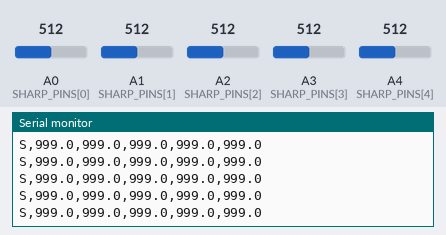
This sketch was run on a simulated Arduino Uno, built with avr-gcc and run on an emulated ATmega328P. Shown: the last lines printed to the serial monitor. The inputs (shaded band) are chosen by the test bench; at power-on: A0 (SHARP_PINS[0]) = 512, A1 (SHARP_PINS[1]) = 512, A2 (SHARP_PINS[2]) = 512, A3 (SHARP_PINS[3]) = 512, A4 (SHARP_PINS[4]) = 512.

Above: at 1.2 s.
1.3 s: A0 (SHARP_PINS[0]) set to 491
4.3 s: A0 (SHARP_PINS[0]) set to 466
At 5.2 s:
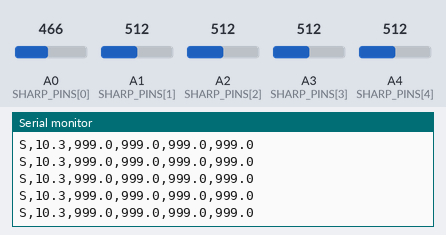
7.3 s: A1 (SHARP_PINS[1]) set to 460
At 8.1 s:
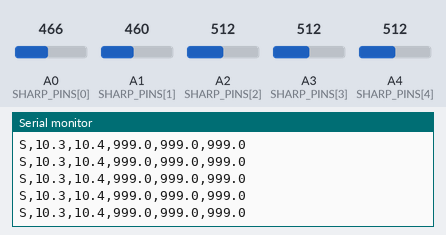
14.8 s: A2 (SHARP_PINS[2]) set to 488
17.8 s: A2 (SHARP_PINS[2]) set to 464
At 18.8 s:
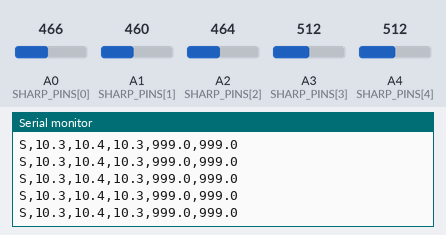
Timing chart, 0 to 20.3 s (numbered marks = the images above; inputs shaded):
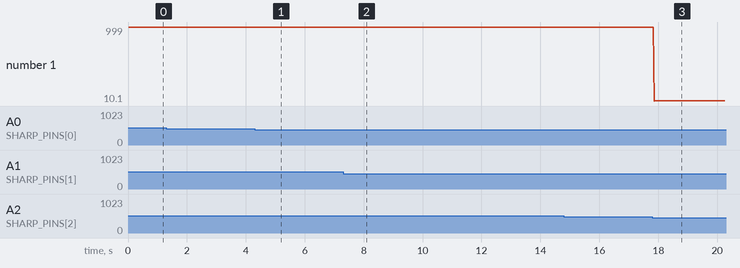

The sketch:

uno_c.ino
```cpp
/*
 * ============================================================
 *  우노 C 코드
 *  역할: SHARP 2Y0A21 ×5 거리 측정 + UART 송신
 * ============================================================
 *  핀 연결:
 *    SHARP 1 (전방 중앙)  → A0
 *    SHARP 2 (전방 좌)    → A1
 *    SHARP 3 (전방 우)    → A2
 *    SHARP 4 (측면 좌)    → A3
 *    SHARP 5 (측면 우)    → A4
 *    SHARP VCC            → 5V
 *    SHARP GND            → GND
 *    TX (Pin 1)           → 메가 RX3 (Pin 15)
 *
 *  UART 전송 포맷 (20ms 주기):
 *    S,<D1>,<D2>,<D3>,<D4>,<D5>\n
 *    예) S,45.2,32.1,38.7,55.0,60.3\n
 *
 *    D1~D5: SHARP 1~5 거리값 (cm)
 *           범위 초과(>80cm 또는 <10cm) 시 999.0
 *
 *  [SHARP 2Y0A21 비선형 보정]
 *  ADC 전압 → 거리 변환:
 *    distance(cm) = 27.728 * pow(voltage, -1.2045)
 *    (10~80cm 범위 내 실험적 근사식)
 * ============================================================
 */

#include <math.h>

// ── 핀 설정 ─────────────────────────────────────────────────
const uint8_t SHARP_PINS[5] = {A0, A1, A2, A3, A4};
// ────────────────────────────────────────────────────────────

// ── 설정값 ──────────────────────────────────────────────────
const uint8_t  AVG_SAMPLES  = 8;      // 노이즈 평균화 샘플 수
const float    V_REF        = 5.0;    // 아두이노 기준 전압
const uint16_t ADC_MAX      = 1023;
const float    DIST_MIN     = 10.0;   // SHARP 유효 범위 최소 (cm)
const float    DIST_MAX     = 80.0;   // SHARP 유효 범위 최대 (cm)
const uint16_t SEND_INTERVAL = 20;    // UART 전송 주기 (ms)
// ────────────────────────────────────────────────────────────

// ── ADC → 전압 → 거리 변환 ───────────────────────────────────
float adcToDistance(uint8_t pin) {
  // 노이즈 평균화
  uint32_t sum = 0;
  for (uint8_t i = 0; i < AVG_SAMPLES; i++) {
    sum += analogRead(pin);
    delayMicroseconds(100);
  }
  float adcVal = (float)sum / AVG_SAMPLES;

  // ADC → 전압
  float voltage = adcVal * V_REF / ADC_MAX;

  if (voltage < 0.1) return 999.0;  // 센서 미연결 또는 범위 초과

  // 전압 → 거리 (SHARP 2Y0A21 근사식)
  float dist = 27.728 * pow(voltage, -1.2045);

  // 유효 범위 벗어나면 999.0 반환
  if (dist < DIST_MIN || dist > DIST_MAX) return 999.0;
  return dist;
}

void setup() {
  Serial.begin(9600);  // 메가로 UART 송신

  for (uint8_t i = 0; i < 5; i++) {
    pinMode(SHARP_PINS[i], INPUT);
  }

  Serial.println("=== Uno C SHARP Ready ===");
}

uint32_t lastSend = 0;

void loop() {
  if (millis() - lastSend >= SEND_INTERVAL) {
    lastSend = millis();

    float dist[5];
    for (uint8_t i = 0; i < 5; i++) {
      dist[i] = adcToDistance(SHARP_PINS[i]);
    }

    // 전송 포맷: S,<D1>,<D2>,<D3>,<D4>,<D5>\n
    Serial.print('S');
    for (uint8_t i = 0; i < 5; i++) {
      Serial.print(',');
      Serial.print(dist[i], 1);
    }
    Serial.println();
  }
}
```

Measured:
- after the input at 4.3 s, the serial monitor: prints a new line after 0.09 s (image 1)
- after the input at 7.3 s, the serial monitor: prints a new line after 0.08 s (image 2)
- after the input at 17.8 s, the serial monitor: prints a new line after 0.06 s (image 3)
